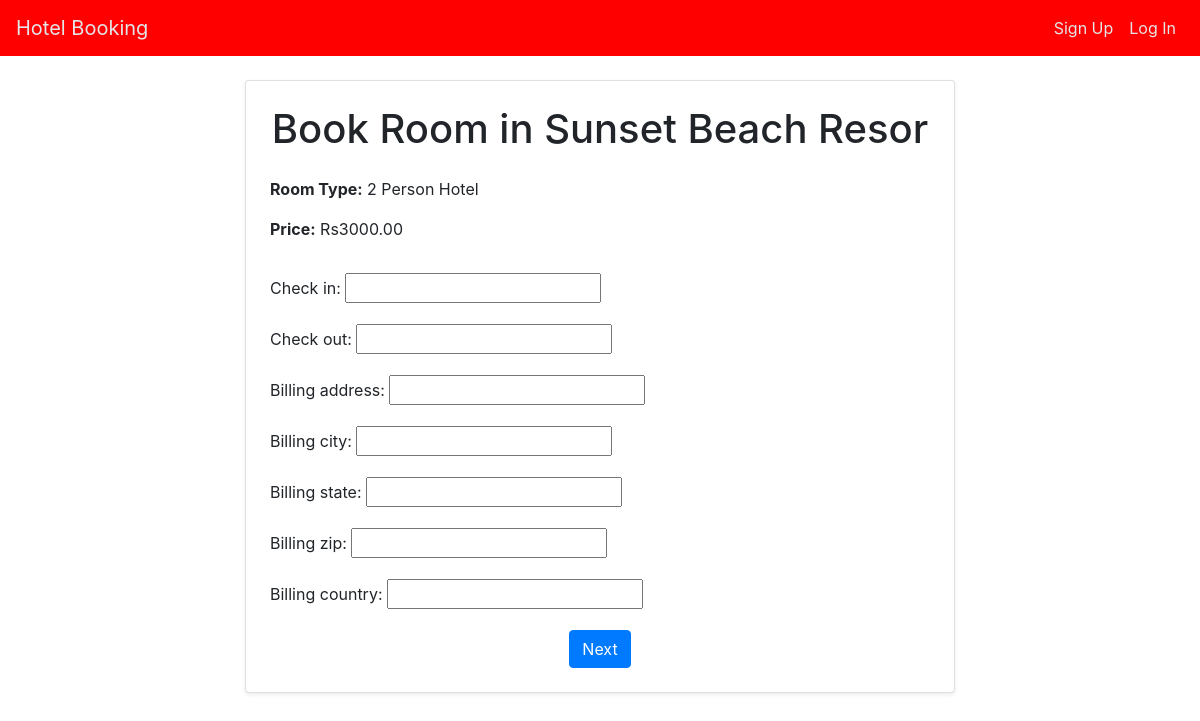
Before: /hotels/2/room/2/book/ with the older database file.
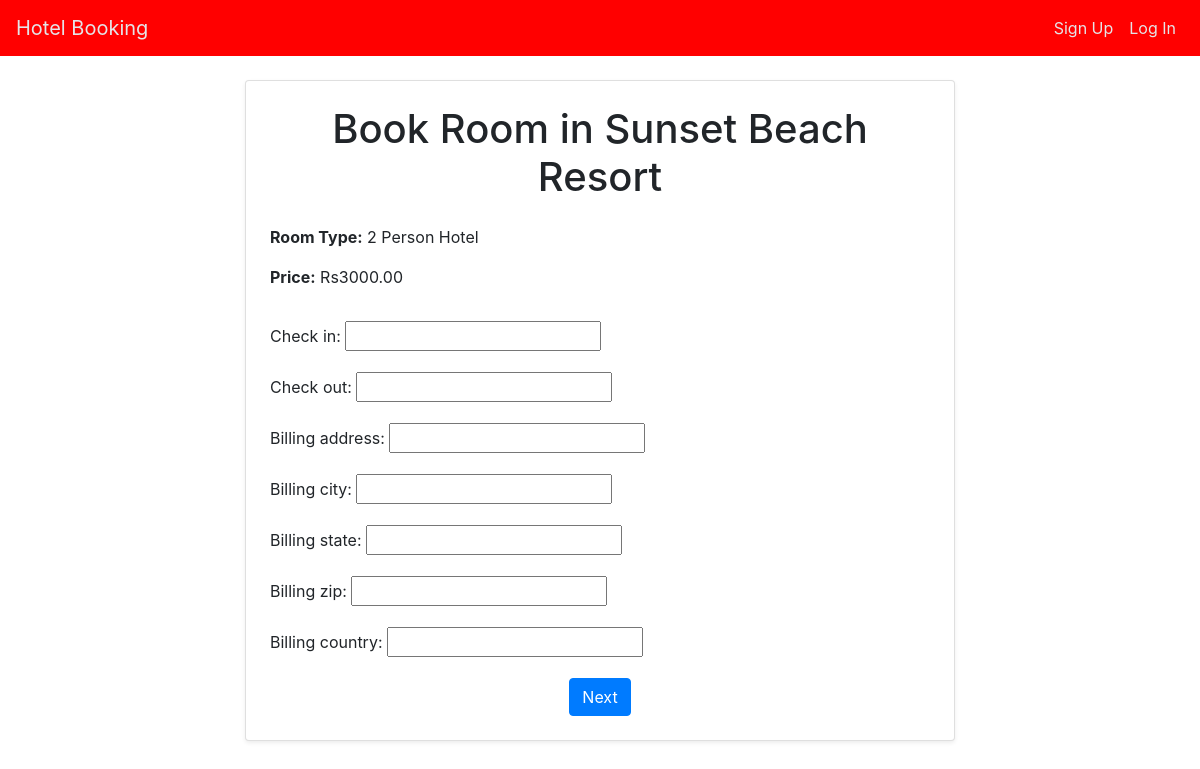
After: the same page with the newer database file.
### hotels/models.py (models this page shows, shortened)
class Hotel(models.Model):
    name = models.CharField(max_length=100)
    description = models.TextField()
    location = models.CharField(max_length=200)
    image = models.ImageField(upload_to='hotel_images/', blank=True, null=True)

class Room(models.Model):
    hotel = models.ForeignKey(Hotel, on_delete=models.CASCADE, related_name='rooms')
    room_type = models.CharField(max_length=100)
    price = models.DecimalField(max_digits=10, decimal_places=2)
    availability = models.BooleanField(default=True)

### hotels/views.py (the view)
# urls.py: path('<int:hotel_id>/room/<int:room_id>/book/', book_room, name='book_room'),
def book_room(request, hotel_id, room_id):
    hotel = get_object_or_404(Hotel, pk=hotel_id)
    room = get_object_or_404(Room, pk=room_id)
    if request.method == 'POST':
        form = BookingForm(request.POST)
        if form.is_valid():
            booking = form.save(commit=False)
            booking.hotel = hotel
            booking.room = room
            booking.total_amount = room.price * (booking.check_out - booking.check_in).days
            booking.save()
            return redirect('booking_confirmation', booking_id=booking.id)
    else:
        form = BookingForm()
    return render(request, 'book_room.html', {'form': form, 'hotel': hotel, 'room': room})

### hotels/forms.py
class BookingForm(forms.ModelForm):
    class Meta:
        model = Booking
        fields = ['check_in', 'check_out',
            'billing_address', 'billing_city', 'billing_state',
            'billing_zip', 'billing_country']

### hotels/templates/book_room.html (shortened to what this page needs)
{% extends 'base.html' %}
{% block content %}
<div class="container">
    <div class="row justify-content-center">
        <div class="col-md-8">
            <div class="card p-4 mt-4 shadow-sm">
                <h1 class="text-center mb-4">Book Room in {{ hotel.name }}</h1>
                <div class="mb-3">
                    <p><strong>Room Type:</strong> 2 Person Hotel</p>
                    <p><strong>Price:</strong> Rs{{ room.price }}</p>
                </div>
                <form method="post">
                    {{ form.as_p }}
                    <div class="text-center">
                        <button type="submit" class="btn btn-primary">Next</button>
                    </div>
                </form>
            </div>
        </div>
    </div>
</div>
{% endblock %}

### hotels/templates/base.html (shortened to what this page needs)
<!DOCTYPE html>
<html lang="en">
<head>
    <link href="https://stackpath.bootstrapcdn.com/bootstrap/4.5.2/css/bootstrap.min.css" rel="stylesheet">
</head>
<body>
    <nav class="navbar navbar-expand-md navbar-custom fixed-top">
        <a class="navbar-brand" href="{% url 'hotel_list' %}">Hotel Booking</a>
        <div class="collapse navbar-collapse" id="navbarNav">
            <ul class="navbar-nav ml-auto">
                {% if request.session.username %}
                    <li class="nav-item">
                        <a class="nav-link" href="{% url 'hotel_list' %}">Home</a>
                    </li>
                    <li class="nav-item">
                        <a class="nav-link" href="{% url 'profile' user_id=request.user.id %}">Profile</a>
                    </li>
                    <li class="nav-item">
                        <a class="nav-link" href="{% url 'logout' %}">Log Out</a>
                    </li>
                {% else %}
                    <li class="nav-item">
                        <a class="nav-link" href="{% url 'signup' %}">Sign Up</a>
                    </li>
                    <li class="nav-item">
                        <a class="nav-link" href="{% url 'login' %}">Log In</a>
                    </li>
                {% endif %}
            </ul>
        </div>
    </nav>
    <main class="container">
        {% block content %}
        {% endblock %}
    </main>
</body>
</html>

### hotels/templates/base.html (style rules this page uses)
body { padding-top: 56px; }
.navbar-custom { background-color: #ff0000; }
.navbar-custom .navbar-brand, .navbar-custom .nav-link { color: rgb(229, 228, 231); }

Changed rows visible on the page:
changed Hotel: name "Sunset Beach Resor" → "Sunset Beach Resort"
